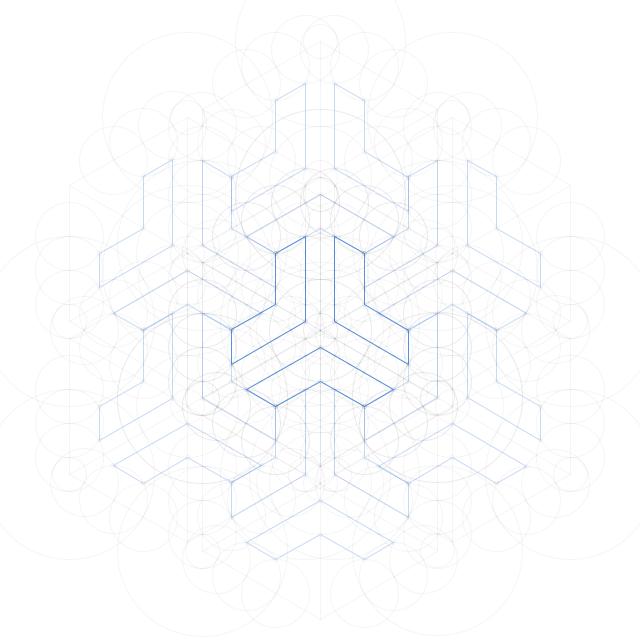
Frame 1 (no input)
Frame 2 (the mouse pressed at the canvas centre, redrawn once): identical to frame 1, image omitted

The Processing sketch that drew this single still picture (run headless with seeded random() and noise(); the mouse was pressed at the canvas centre and the sketch redrawn once):

// Processing sketch: processing_29066
// ── processing_29066.pde


int radius = 140;

int unit = radius / 8;

// unused at the moment.
PVector[] figurePoints;

int stageSize = 640;

int pointSize = 2;

void setup()
{
  size(640, 640);
  background(0xFFFFFF);
  noFill();
  noLoop();
  smooth();
  ellipseMode(RADIUS);
  
  // RotateGrid 270deg;    
  pushMatrix();
  translate(-160, 650);
  rotate(radians(270));

  // Construct central figure...
  PVector[] pts = constructDrawing(new PVector(640/2, 960/2), color(0,20), color(#5990e0));
  
  // Construct satellite figures 
  for(int i=0; i<6; i++)
    constructDrawing(pts[i], color(0,10), color(0x555990e0));
        
  popMatrix();
}

void draw()
{
  // no continuous drawing at the moment...
  // a later version will include some interactive parameters.
}

PVector[] constructDrawing(PVector p, color constructionColor, color figureColor)
{
  PVector p1 = p;

  stroke(constructionColor);
  // Define and Draw line sections from central point (p1);
  // pl2 - pl4 at 0, 120, 240 degree stops.
  PVLine pl2 = new PVLine(p1, 0, unit*8); 
  pl2.draw();
  PVLine pl3 = new PVLine(p1, 120, unit*8); 
  pl3.draw();
  PVLine pl4 = new PVLine(p1, 240, unit*8); 
  pl4.draw();

  // pl5 - pl7 at alternate stops 60, 180, 300.
  PVLine pl5 = new PVLine(p1, 60, unit*8); 
  pl5.draw();
  PVLine pl6 = new PVLine(p1, 180, unit*8); 
  pl6.draw();
  PVLine pl7 = new PVLine(p1, 300, unit*8); 
  pl7.draw();
  
  PVector[] gridStops = new PVector[6];
  for(int i=0; i < 6; i++)
  {
    gridStops[i] = new PVLine(p1, i*60, unit*9).p2;
  }

  // Draw construction circles for pl2 - pl4
  Circle c1 = new Circle(pl2.p2, unit*5);
  Circle c1a = new Circle(pl2.p2, unit);  
  c1.draw();
  c1a.draw();

  Circle c2 = new Circle(pl3.p2, unit*5); 
  Circle c2a = new Circle(pl3.p2, unit); 
  c2.draw();
  c2a.draw();

  Circle c3 = new Circle(pl4.p2, unit*5);
  Circle c3a = new Circle(pl4.p2, unit);
  c3.draw();
  c3a.draw();

  // Make construction circles along hexagonal edges.

  /// 1.0
  PVLine pl8 = new PVLine(pl2.p2, pl7.p2);

  PVector[] in1 = c1.lineIntersect(pl8);  
  Circle c6 = new Circle(in1[0], unit*2);
  c6.draw();

  PVector[] in2 = c6.lineIntersect(pl8);
  Circle c7 = new Circle(in2[1], unit*2);
  c7.draw();

  PVector[] in3 = c7.lineIntersect(pl8);
  Circle c8 = new Circle(in3[1], unit*2);
  c8.draw();

  PVector[] cIn1 = c6.circleIntersect(c7);
  Circle cIn1_c = new Circle(cIn1[0], pointSize);
  cIn1_c.draw();

  PVector[] cIn2 = c7.circleIntersect(c8);
  Circle cIn2_c = new Circle(cIn2[0], pointSize);
  cIn2_c.draw();

  /// 1.1
  PVLine pl9 = new PVLine(pl2.p2, pl5.p2);

  PVector[] in4 = c1.lineIntersect(pl9);  
  Circle c9 = new Circle(in4[0], unit*2);
  c9.draw();

  PVector[] in5 = c9.lineIntersect(pl9);
  Circle c10 = new Circle(in5[1], unit*2);
  c10.draw();

  PVector[] in6 = c10.lineIntersect(pl9);
  Circle c11 = new Circle(in6[1], unit*2);
  c11.draw();

  PVector[] cIn3 = c9.circleIntersect(c10);
  Circle cIn3_c = new Circle(cIn3[1], pointSize);
  cIn3_c.draw();

  PVector[] cIn4 = c10.circleIntersect(c11);
  Circle cIn4_c = new Circle(cIn4[1], pointSize);
  cIn4_c.draw();

  /// 2.0
  PVLine pl10 = new PVLine(pl3.p2, pl5.p2);

  PVector[] in7 = c2.lineIntersect(pl10);  
  Circle c12 = new Circle(in7[0], unit*2);
  c12.draw();

  PVector[] in8 = c12.lineIntersect(pl10);
  Circle c13 = new Circle(in8[1], unit*2);
  c13.draw();

  PVector[] in9 = c13.lineIntersect(pl10);
  Circle c14 = new Circle(in9[1], unit*2);
  c14.draw();

  PVector[] cIn5 = c12.circleIntersect(c13);
  Circle cIn5_c = new Circle(cIn5[0], pointSize);
  cIn5_c.draw();

  PVector[] cIn6 = c13.circleIntersect(c14);
  Circle cIn6_c = new Circle(cIn6[0], pointSize);
  cIn6_c.draw();

  /// 2.1
  PVLine pl11 = new PVLine(pl3.p2, pl6.p2);

  PVector[] in10 = c2.lineIntersect(pl11);  
  Circle c15 = new Circle(in10[0], unit*2);
  c15.draw();

  PVector[] in11 = c15.lineIntersect(pl11);
  Circle c16 = new Circle(in11[1], unit*2);
  c16.draw();

  PVector[] in12 = c16.lineIntersect(pl11);
  Circle c17 = new Circle(in12[1], unit*2);
  c17.draw(); 

  PVector[] cIn7 = c15.circleIntersect(c16);
  Circle cIn7_c = new Circle(cIn7[1], pointSize);
  cIn7_c.draw();

  PVector[] cIn8 = c16.circleIntersect(c17);
  Circle cIn8_c = new Circle(cIn8[1], pointSize);
  cIn8_c.draw();

  /// 3.0
  PVLine pl12 = new PVLine(pl7.p2, pl4.p2);

  PVector[] in13 = c3.lineIntersect(pl12);  
  Circle c18 = new Circle(in13[1], unit*2);
  c18.draw();

  PVector[] in14 = c18.lineIntersect(pl12);
  Circle c19 = new Circle(in14[0], unit*2);
  c19.draw();

  PVector[] in15 = c19.lineIntersect(pl12);
  Circle c20 = new Circle(in15[0], unit*2);
  c20.draw();

  PVector[] cIn9 = c18.circleIntersect(c19);
  Circle cIn9_c = new Circle(cIn9[1], pointSize);
  cIn9_c.draw();

  PVector[] cIn10 = c19.circleIntersect(c20);
  Circle cIn10_c = new Circle(cIn10[1], pointSize);
  cIn10_c.draw();

  /// 3.1
  PVLine pl13 = new PVLine(pl6.p2, pl4.p2);

  PVector[] in16 = c3.lineIntersect(pl13);  
  Circle c21 = new Circle(in16[1], unit*2);
  c21.draw();

  PVector[] in17 = c21.lineIntersect(pl13);
  Circle c22 = new Circle(in17[0], unit*2);
  c22.draw();

  PVector[] in18 = c22.lineIntersect(pl13);
  Circle c23 = new Circle(in18[0], unit*2);
  c23.draw();

  PVector[] cIn11 = c21.circleIntersect(c22);
  Circle cIn11_c = new Circle(cIn11[0], pointSize);
  cIn11_c.draw();

  PVector[] cIn12 = c22.circleIntersect(c23);
  Circle cIn12_c = new Circle(cIn12[0], pointSize);
  cIn12_c.draw();

  // Draw construction circle for interior corners.
  Circle c4 = new Circle(p1, unit); 
  c4.draw();

  // points for interior corners.
  PVector[] in19 = c4.lineIntersect(pl5);
  Circle c25 = new Circle(in19[0], pointSize); 
  c25.draw();

  PVector[] in20 = c4.lineIntersect(pl6);
  Circle c26 = new Circle(in20[0], pointSize);
  c26.draw();

  PVector[] in21 = c4.lineIntersect(pl7);
  Circle c27 = new Circle(in21[0], pointSize);
  c27.draw();

  // Draw construction circle for exterior corners.
  Circle c5 = new Circle(p1, unit*3);
  c5.draw();

  // points for exterior corners.
  PVector[] in22 = c5.lineIntersect(pl5);
  Circle c28 = new Circle(in22[0], pointSize);
  c28.draw();

  PVector[] in23 = c5.lineIntersect(pl6);
  Circle c29 = new Circle(in23[0], pointSize);
  c29.draw();

  PVector[] in24 = c5.lineIntersect(pl7);
  Circle c30 = new Circle(in24[0], pointSize);
  c30.draw();

  // Draw hexagon.
  polygon(6, p1.x, p1.y, unit*8*2, unit*8*2, 0);

  ///// Draw figure. 1/3
  stroke(figureColor);
  drawFigure(c27, cIn2_c, cIn1_c, c30, cIn9_c, cIn10_c);
  
  drawFigure(c29, cIn11_c, cIn12_c, c26, cIn8_c, cIn7_c);
  
  drawFigure(c28, cIn5_c, cIn6_c, c25, cIn4_c, cIn3_c);
  
  return gridStops;
}

void drawFigure(Circle a, Circle b, Circle c, Circle d, Circle e, Circle f) {
  beginShape();
  vertex(a.centre.x, a.centre.y);
  vertex(b.centre.x, b.centre.y);
  vertex(c.centre.x, c.centre.y);
  vertex(d.centre.x, d.centre.y);
  vertex(e.centre.x, e.centre.y);
  vertex(f.centre.x, f.centre.y);
  endShape(CLOSE);
}

void polygon(int n, float cx, float cy, float w, float h, float startAngle)
{
  float angle = TWO_PI/ n;

  w = w / 2.0;
  h = h / 2.0;

  beginShape();
  for (int i = 0; i < n; i++)
  {
    vertex(cx + w * cos(startAngle + angle * i), 
    cy + h * sin(startAngle + angle * i));
  }
  endShape(CLOSE);
}

class Circle {
  public PVector centre = new PVector();
  public float r;

  public Circle() {
  }

  public Circle(PVector _c, float _r)
  {
    centre = _c;
    r = _r;
  }  

  public Circle(int _x, int _y, float _r)
  {
    centre.x = (float)_x;
    centre.y = (float)_y;
    r = _r;
  }

  public Circle(float _x, float _y, float _r) {
    centre.x = _x;
    centre.y = _y;
    r = _r;
  }  

  public void draw()
  {  
    ellipseMode(RADIUS);
    ellipse(centre.x, centre.y, r, r);
  }

  PVector[] circleIntersect(Circle c2)
  {
    // Calculate distance between centres of circle
    float d = PVector.dist(c2.centre, centre);

    float m = r + c2.r;
    float n = r - c2.r;

    if (n < 0)
      n = n * -1;

    //No solns
    if ( d > m )
      return null;

    //Circle are contained within each other
    if ( d < n )
      return null;

    //Circles are the same
    if ( d == 0 && r == c2.r )
      return null;

    //Solve for a
    float a = ( r * r - c2.r * c2.r + d * d ) / (2 * d);

    //Solve for h
    float h = sqrt( r * r - a * a );

    //Calculate point p, where the line through the circle intersection points crosses the line between the circle centers.  
    PVector p = new PVector ( centre.x + ( a / d ) * ( c2.centre.x -centre.x ), centre.y + ( a / d ) * ( c2.centre.y -centre.y ) );

    //1 solution, circles are touching
    if ( d == r + c2.r ) {
      return new PVector[] {
        p
      };
    }

    return new PVector[] {
      new PVector ( p.x + ( h / d ) * ( c2.centre.y - centre.y ), p.y - ( h / d ) * ( c2.centre.x - centre.x ) ), 
      new PVector ( p.x - ( h / d ) * ( c2.centre.y - centre.y ), p.y + ( h / d ) * ( c2.centre.x - centre.x ) )
      };
    }

    PVector[] lineIntersect(PVLine ln) {

      float dx = ln.p2.x - ln.p1.x;
      float dy = ln.p2.y - ln.p1.y;
      float a = dx * dx + dy * dy;
      float b = 2 * (dx * (ln.p1.x - centre.x) + dy * (ln.p1.y - centre.y));
      float c = centre.x * centre.x + centre.y * centre.y;
      c += ln.p1.x * ln.p1.x + ln.p1.y * ln.p1.y;
      c -= 2 * (centre.x * ln.p1.x + centre.y * ln.p1.y);
      c -= r * r;
      float bb4ac = b * b - 4 * a * c;

      if (bb4ac < 0) // no intersection
      {
        return null;
      }
      else 
      {
        float mu = (-b + sqrt( b*b - 4*a*c )) / (2*a);
        float ix1 = ln.p1.x + mu*(dx);
        float iy1 = ln.p1.y + mu*(dy);
        mu = (-b - sqrt(b*b - 4*a*c )) / (2*a);
        float ix2 = ln.p1.x + mu*(dx);
        float iy2 = ln.p1.y + mu*(dy);

        PVector ip1 = new PVector(ix1, iy1);
        PVector ip2 = new PVector(ix2, iy2);

        // Figure out which point is closer to the circle
        PVector test;
        test = (PVector.dist(ln.p1, centre) < PVector.dist(ln.p2, centre)) ?  ln.p2 : ln.p1;

        if (PVector.dist(test, ip1) < PVector.dist(ln.p1, ln.p2) || PVector.dist(test, ip2) < PVector.dist(ln.p1, ln.p2))
        return new PVector[] {
          ip1, ip2
        };
        else
          return null;
      }
    }
}

class PVLine {

  PVector p1;
  PVector p2;

  PVLine(PVector _p1, PVector _p2) 
  {
    p1 = _p1;
    p2 = _p2;
  }

  PVLine(PVector _p1, float a, float l)
  {
    p1 = _p1;
    to(a, l);
  }

  void to(float a, float l)
  {
    p2 = new PVector( p1.x+cos(radians(a))*l, p1.y-sin(radians(a))*l );
  }

  void draw()
  {
    line(p1.x, p1.y, p2.x, p2.y);
  }
}
